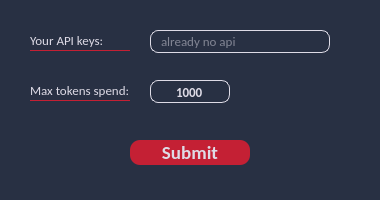
<?xml version="1.0" encoding="UTF-8"?>
<ui version="4.0">
 <class>Quicks</class>
 <widget class="QMainWindow" name="Quicks">
  <property name="geometry">
   <rect>
    <x>0</x>
    <y>0</y>
    <width>380</width>
    <height>200</height>
   </rect>
  </property>
  <property name="maximumSize">
   <size>
    <width>440</width>
    <height>240</height>
   </size>
  </property>
  <property name="windowTitle">
   <string>Quicks</string>
  </property>
  <property name="windowIcon">
   <iconset>
    <normaloff>icons/icon36.png</normaloff>icons/icon36.png</iconset>
  </property>
  <property name="iconSize">
   <size>
    <width>36</width>
    <height>36</height>
   </size>
  </property>
  <property name="documentMode">
   <bool>false</bool>
  </property>
  <widget class="QWidget" name="background">
   <property name="maximumSize">
    <size>
     <width>440</width>
     <height>240</height>
    </size>
   </property>
   <property name="styleSheet">
    <string notr="true">background-color: #283043;</string>
   </property>
   <widget class="QLineEdit" name="linedit_enter_api">
    <property name="geometry">
     <rect>
      <x>150</x>
      <y>30</y>
      <width>180</width>
      <height>23</height>
     </rect>
    </property>
    <property name="font">
     <font>
      <family>Calibri</family>
      <pointsize>10</pointsize>
     </font>
    </property>
    <property name="styleSheet">
     <string notr="true">QLineEdit {
	padding: 2px;
	padding-left: 8px;
	border: 1px solid #dedbe6;
	border-radius: 8px;
	color: #dedbe6;
}</string>
    </property>
    <property name="text">
     <string/>
    </property>
    <property name="frame">
     <bool>true</bool>
    </property>
    <property name="placeholderText">
     <string>already no api</string>
    </property>
   </widget>
   <widget class="QLabel" name="label_enter_api">
    <property name="geometry">
     <rect>
      <x>30</x>
      <y>30</y>
      <width>110</width>
      <height>20</height>
     </rect>
    </property>
    <property name="font">
     <font>
      <family>Calibri</family>
      <pointsize>10</pointsize>
      <weight>50</weight>
      <bold>false</bold>
     </font>
    </property>
    <property name="styleSheet">
     <string notr="true">QLabel {
	color: #dedbe6;
}</string>
    </property>
    <property name="text">
     <string>Your API keys:</string>
    </property>
    <property name="textFormat">
     <enum>Qt::AutoText</enum>
    </property>
    <property name="alignment">
     <set>Qt::AlignLeading|Qt::AlignLeft|Qt::AlignVCenter</set>
    </property>
   </widget>
   <widget class="QLabel" name="label_max_token">
    <property name="geometry">
     <rect>
      <x>30</x>
      <y>80</y>
      <width>120</width>
      <height>20</height>
     </rect>
    </property>
    <property name="font">
     <font>
      <family>Calibri</family>
      <pointsize>10</pointsize>
     </font>
    </property>
    <property name="styleSheet">
     <string notr="true">color: #dedbe6;</string>
    </property>
    <property name="text">
     <string>Max tokens spend:</string>
    </property>
    <property name="alignment">
     <set>Qt::AlignLeading|Qt::AlignLeft|Qt::AlignVCenter</set>
    </property>
    <property name="margin">
     <number>1</number>
    </property>
   </widget>
   <widget class="QSpinBox" name="linedit_spinbox">
    <property name="geometry">
     <rect>
      <x>150</x>
      <y>80</y>
      <width>80</width>
      <height>23</height>
     </rect>
    </property>
    <property name="font">
     <font>
      <family>Calibri</family>
      <pointsize>10</pointsize>
      <weight>75</weight>
      <bold>true</bold>
     </font>
    </property>
    <property name="styleSheet">
     <string notr="true">QSpinBox {
	padding: 3px;
	border: 1px solid #dedbe6;
	border-radius: 8px;
	color: #dedbe6;
}

</string>
    </property>
    <property name="wrapping">
     <bool>false</bool>
    </property>
    <property name="frame">
     <bool>true</bool>
    </property>
    <property name="alignment">
     <set>Qt::AlignCenter</set>
    </property>
    <property name="buttonSymbols">
     <enum>QAbstractSpinBox::NoButtons</enum>
    </property>
    <property name="maximum">
     <number>4000</number>
    </property>
    <property name="value">
     <number>1000</number>
    </property>
   </widget>
   <widget class="QPushButton" name="button_submit">
    <property name="geometry">
     <rect>
      <x>130</x>
      <y>140</y>
      <width>120</width>
      <height>25</height>
     </rect>
    </property>
    <property name="font">
     <font>
      <family>Calibri</family>
      <pointsize>14</pointsize>
      <weight>75</weight>
      <bold>true</bold>
     </font>
    </property>
    <property name="styleSheet">
     <string notr="true">

QPushButton {
    border: none;
    border-radius: 10px;
    background-color: #c42034;
    color: #dedbe6;
}

QPushButton:hover {
	background-color: #c93648;
	color: #dedbe6;
}

QPushButton:pressed {
    background-color: #9c1929;
	color: #283043;
}</string>
    </property>
    <property name="text">
     <string>Submit</string>
    </property>
   </widget>
   <widget class="Line" name="line">
    <property name="geometry">
     <rect>
      <x>30</x>
      <y>50</y>
      <width>100</width>
      <height>1</height>
     </rect>
    </property>
    <property name="styleSheet">
     <string notr="true">background-color: #c42034;
border-radius: 2px;</string>
    </property>
    <property name="orientation">
     <enum>Qt::Horizontal</enum>
    </property>
   </widget>
   <widget class="Line" name="line_2">
    <property name="geometry">
     <rect>
      <x>30</x>
      <y>100</y>
      <width>100</width>
      <height>1</height>
     </rect>
    </property>
    <property name="styleSheet">
     <string notr="true">background-color: #c42034;
border-radius: 2px;</string>
    </property>
    <property name="orientation">
     <enum>Qt::Horizontal</enum>
    </property>
   </widget>
  </widget>
 </widget>
 <resources/>
 <connections/>
</ui>
